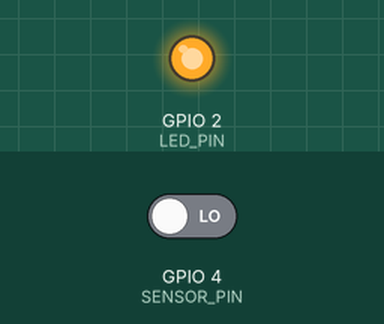
Recording of a sketch running on a simulated ESP32. Shown: output pins drawn as LEDs (lit = HIGH). The inputs (shaded band) are chosen by the test bench; at power-on: GPIO 4 (SENSOR_PIN) LOW. WiFi joins after 1.5 s; servers stay silent unless stated; uploads are accepted with an empty reply; random numbers use the default seed unless the sketch sets one; what the sketch prints to the serial monitor is not drawn.

Above: at 2.9 s.
3.0 s: GPIO 4 (SENSOR_PIN) driven HIGH
At 5.26 s:
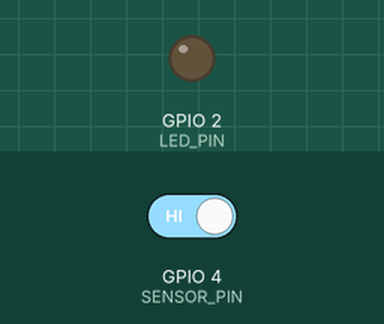
6.0 s: GPIO 4 (SENSOR_PIN) driven LOW
Timing chart, 0 to 9.0 s (numbered marks = the images above; inputs shaded):
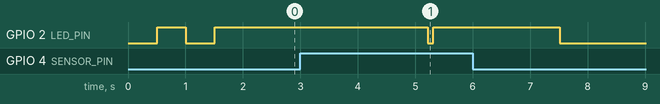

The sketch:

firmware.ino
```cpp
/*
 * ============================================================================
 * CRIMENET-X - ESP32 Field Node Firmware
 * ============================================================================
 * Academic Prototype - Edge IoT Node Integration
 *
 * This firmware connects an ESP32 microcontroller to local Wi-Fi and dispatches
 * synthetic environmental sensor telemetry and observed incident events to the
 * CRIMENET-X FastAPI backend via RESTful HTTP JSON payloads.
 *
 * Hardware:
 *   - ESP32 Development Board (ESP-WROOM-32)
 *   - Digital Input Trigger (PIR Motion / Vibration Sensor on GPIO 4)
 *   - Status Indicator LED (GPIO 2)
 *
 * Ethical Notice:
 *   All data transmitted represents synthetic demo environmental patterns.
 *   No biometric, facial, or real-world personal identification is performed.
 * ============================================================================
 */

#include <WiFi.h>
#include <HTTPClient.h>
#include <ArduinoJson.h>

// ─── Network Configuration ──────────────────────────────────────────────────
const char* WIFI_SSID     = "YOUR_WIFI_SSID";
const char* WIFI_PASSWORD = "YOUR_WIFI_PASSWORD";

// CRIMENET-X Backend Server URL
const char* SERVER_HOST   = "http://192.168.1.100:8000"; // Replace with your host IP

// ─── Node Identity Configuration ────────────────────────────────────────────
const char* NODE_ID       = "N-01";            // Matches database node_id
const char* NODE_ZONE     = "Z-03";            // Assigned synthetic sector
const float NODE_LAT      = 12.9650;           // Base sector latitude
const float NODE_LON      = 77.5800;           // Base sector longitude
const char* FIRMWARE_VER  = "v2.1.0";

// ─── Pin Definitions ────────────────────────────────────────────────────────
const int SENSOR_PIN      = 4;                 // Digital sensor trigger input
const int LED_PIN         = 2;                 // Built-in status indicator LED

// ─── Timing Parameters ──────────────────────────────────────────────────────
unsigned long lastHeartbeat = 0;
const unsigned long HEARTBEAT_INTERVAL = 30000; // 30 seconds

int batteryLevel = 95;

void setup() {
  Serial.begin(115200);
  pinMode(SENSOR_PIN, INPUT_PULLDOWN);
  pinMode(LED_PIN, OUTPUT);

  Serial.println("\n[CRIMENET-X] Initializing ESP32 Field Node...");
  Serial.print("[CRIMENET-X] Node ID: "); Serial.println(NODE_ID);
  Serial.print("[CRIMENET-X] Sector: ");  Serial.println(NODE_ZONE);

  connectToWiFi();
  sendHeartbeat();
}

void loop() {
  // Check Wi-Fi connection
  if (WiFi.status() != WL_CONNECTED) {
    connectToWiFi();
  }

  // Periodic Telemetry Heartbeat
  if (millis() - lastHeartbeat >= HEARTBEAT_INTERVAL) {
    lastHeartbeat = millis();
    sendHeartbeat();
  }

  // Sensor Event Trigger Detection
  if (digitalRead(SENSOR_PIN) == HIGH) {
    Serial.println("[CRIMENET-X] Sensor activity triggered!");
    digitalWrite(LED_PIN, HIGH);
    sendIncidentEvent("Observed Activity", "medium");
    delay(2000); // Debounce
    digitalWrite(LED_PIN, LOW);
  }

  delay(100);
}

void connectToWiFi() {
  Serial.print("[Wi-Fi] Connecting to ");
  Serial.println(WIFI_SSID);

  WiFi.mode(WIFI_STA);
  WiFi.begin(WIFI_SSID, WIFI_PASSWORD);

  int attempts = 0;
  while (WiFi.status() != WL_CONNECTED && attempts < 20) {
    delay(500);
    Serial.print(".");
    digitalWrite(LED_PIN, !digitalRead(LED_PIN));
    attempts++;
  }

  if (WiFi.status() == WL_CONNECTED) {
    digitalWrite(LED_PIN, HIGH);
    Serial.println("\n[Wi-Fi] Connected successfully!");
    Serial.print("[Wi-Fi] IP Address: ");
    Serial.println(WiFi.localIP());
  } else {
    digitalWrite(LED_PIN, LOW);
    Serial.println("\n[Wi-Fi] Connection timed out. Retrying...");
  }
}

void sendHeartbeat() {
  if (WiFi.status() != WL_CONNECTED) return;

  HTTPClient http;
  String url = String(SERVER_HOST) + "/api/nodes/" + NODE_ID + "/status";

  http.begin(url);
  http.addHeader("Content-Type", "application/json");

  // Construct JSON payload
  StaticJsonDocument<128> doc;
  doc["status"]          = "online";
  doc["battery"]         = batteryLevel;
  doc["signal_strength"] = WiFi.RSSI();

  String requestBody;
  serializeJson(doc, requestBody);

  int httpCode = http.PATCH(requestBody);

  if (httpCode > 0) {
    Serial.printf("[Heartbeat] Node %s ping sent: HTTP %d\n", NODE_ID, httpCode);
  } else {
    Serial.printf("[Heartbeat] Ping failed: %s\n", http.errorToString(httpCode).c_str());
  }

  http.end();

  // Subtle simulated battery decrement
  if (batteryLevel > 15 && random(0, 5) == 0) {
    batteryLevel--;
  }
}

void sendIncidentEvent(const char* eventType, const char* severity) {
  if (WiFi.status() != WL_CONNECTED) return;

  HTTPClient http;
  String url = String(SERVER_HOST) + "/api/events";

  http.begin(url);
  http.addHeader("Content-Type", "application/json");

  // Add random GPS jitter for spatial clustering
  float jitterLat = NODE_LAT + ((random(-30, 30)) / 10000.0);
  float jitterLon = NODE_LON + ((random(-30, 30)) / 10000.0);

  StaticJsonDocument<256> doc;
  doc["node_id"]    = NODE_ID;
  doc["event_type"] = eventType;
  doc["zone_id"]    = NODE_ZONE;
  doc["latitude"]   = jitterLat;
  doc["longitude"]  = jitterLon;
  doc["severity"]   = severity;

  String requestBody;
  serializeJson(doc, requestBody);

  int httpCode = http.POST(requestBody);

  if (httpCode == 200 || httpCode == 201) {
    Serial.printf("[Event] Dispatched event to CRIMENET-X: HTTP %d\n", httpCode);
  } else {
    Serial.printf("[Event] Transmission error: HTTP %d (%s)\n", httpCode, http.errorToString(httpCode).c_str());
  }

  http.end();
}
```

Measured:
- after the input at 3.0 s, GPIO 2 (LED_PIN): HIGH → LOW after 2.2 s, → HIGH 0.10 s later
